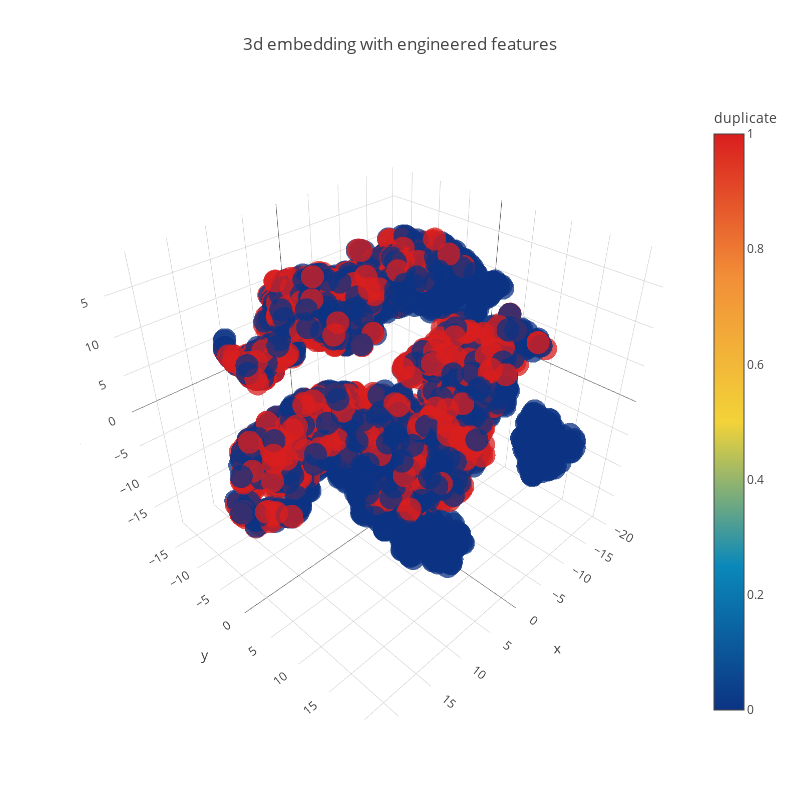

Notebook cell for this chart:
### Code cell
trace1 = go.Scatter3d(
    x=tsne3d[:,0],
    y=tsne3d[:,1],
    z=tsne3d[:,2],
    mode='markers',
    marker=dict(
        sizemode='diameter',
        color = y,
        colorscale = 'Portland',
        colorbar = dict(title = 'duplicate'),
        line=dict(color='rgb(255, 255, 255)'),
        opacity=0.75
    )
)

data=[trace1]
layout=dict(height=800, width=800, title='3d embedding with engineered features')
fig=dict(data=data, layout=layout)
py.iplot(fig, filename='3DBubble')

### Figure 1 — Plotly figure (JSON) as saved in the notebook; plotly's stock layout.template omitted (floating-point values rounded to 4 significant figures; data arrays with more than 128 entries replaced by an {"elided": "..."} marker saying what was removed)
{"data": [{"uid": "66ffdc77-806a-4137-830a-bf503de77129", "y": {"elided": "5000 float values"}, "mode": "markers", "marker": {"opacity": 0.75, "colorscale": "Portland", "color": {"elided": "5000 int values"}, "colorbar": {"title": {"text": "duplicate"}}, "sizemode": "diameter", "line": {"color": "rgb(255, 255, 255)"}}, "x": {"elided": "5000 float values"}, "z": {"elided": "5000 float values"}, "type": "scatter3d"}], "layout": {"width": 800, "title": {"text": "3d embedding with engineered features"}, "height": 800}}
